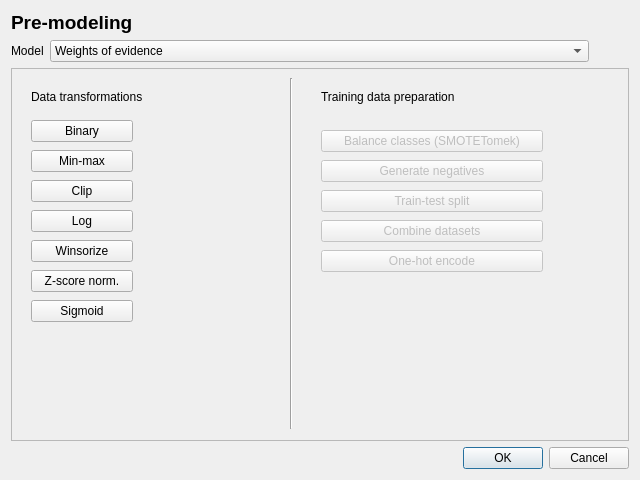
<?xml version="1.0" encoding="UTF-8"?>
<ui version="4.0">
 <class>Dialog</class>
 <widget class="QDialog" name="Dialog">
  <property name="geometry">
   <rect>
    <x>0</x>
    <y>0</y>
    <width>640</width>
    <height>480</height>
   </rect>
  </property>
  <property name="windowTitle">
   <string>Dialog</string>
  </property>
  <layout class="QGridLayout" name="gridLayout">
   <item row="0" column="0">
    <widget class="QLabel" name="label">
     <property name="sizePolicy">
      <sizepolicy hsizetype="Preferred" vsizetype="Maximum">
       <horstretch>0</horstretch>
       <verstretch>0</verstretch>
      </sizepolicy>
     </property>
     <property name="font">
      <font>
       <pointsize>14</pointsize>
       <weight>75</weight>
       <bold>true</bold>
      </font>
     </property>
     <property name="text">
      <string>Pre-modeling</string>
     </property>
    </widget>
   </item>
   <item row="1" column="0">
    <layout class="QHBoxLayout" name="horizontalLayout">
     <item>
      <widget class="QLabel" name="label_3">
       <property name="sizePolicy">
        <sizepolicy hsizetype="Maximum" vsizetype="Maximum">
         <horstretch>0</horstretch>
         <verstretch>0</verstretch>
        </sizepolicy>
       </property>
       <property name="text">
        <string>Model</string>
       </property>
      </widget>
     </item>
     <item>
      <widget class="QComboBox" name="comboBox">
       <property name="sizePolicy">
        <sizepolicy hsizetype="Minimum" vsizetype="Fixed">
         <horstretch>0</horstretch>
         <verstretch>0</verstretch>
        </sizepolicy>
       </property>
       <item>
        <property name="text">
         <string>Weights of evidence</string>
        </property>
       </item>
       <item>
        <property name="text">
         <string>Fuzzy</string>
        </property>
       </item>
      </widget>
     </item>
     <item>
      <spacer name="horizontalSpacer">
       <property name="orientation">
        <enum>Qt::Horizontal</enum>
       </property>
       <property name="sizeType">
        <enum>QSizePolicy::Preferred</enum>
       </property>
       <property name="sizeHint" stdset="0">
        <size>
         <width>40</width>
         <height>20</height>
        </size>
       </property>
      </spacer>
     </item>
    </layout>
   </item>
   <item row="2" column="0">
    <widget class="QFrame" name="frame">
     <property name="sizePolicy">
      <sizepolicy hsizetype="Preferred" vsizetype="Expanding">
       <horstretch>0</horstretch>
       <verstretch>0</verstretch>
      </sizepolicy>
     </property>
     <property name="frameShape">
      <enum>QFrame::StyledPanel</enum>
     </property>
     <property name="frameShadow">
      <enum>QFrame::Raised</enum>
     </property>
     <widget class="QLabel" name="label_4">
      <property name="geometry">
       <rect>
        <x>310</x>
        <y>20</y>
        <width>181</width>
        <height>17</height>
       </rect>
      </property>
      <property name="text">
       <string>Training data preparation</string>
      </property>
     </widget>
     <widget class="QWidget" name="">
      <property name="geometry">
       <rect>
        <x>20</x>
        <y>50</y>
        <width>102</width>
        <height>213</height>
       </rect>
      </property>
      <layout class="QVBoxLayout" name="verticalLayout">
       <item>
        <widget class="QPushButton" name="pushButton">
         <property name="text">
          <string>Binary</string>
         </property>
        </widget>
       </item>
       <item>
        <widget class="QPushButton" name="pushButton_2">
         <property name="text">
          <string>Min-max</string>
         </property>
        </widget>
       </item>
       <item>
        <widget class="QPushButton" name="pushButton_7">
         <property name="text">
          <string>Clip</string>
         </property>
        </widget>
       </item>
       <item>
        <widget class="QPushButton" name="pushButton_3">
         <property name="text">
          <string>Log</string>
         </property>
        </widget>
       </item>
       <item>
        <widget class="QPushButton" name="pushButton_6">
         <property name="text">
          <string>Winsorize</string>
         </property>
        </widget>
       </item>
       <item>
        <widget class="QPushButton" name="pushButton_5">
         <property name="text">
          <string>Z-score norm.</string>
         </property>
        </widget>
       </item>
       <item>
        <widget class="QPushButton" name="pushButton_4">
         <property name="text">
          <string>Sigmoid</string>
         </property>
        </widget>
       </item>
      </layout>
     </widget>
     <widget class="QLabel" name="label_2">
      <property name="geometry">
       <rect>
        <x>20</x>
        <y>20</y>
        <width>151</width>
        <height>17</height>
       </rect>
      </property>
      <property name="text">
       <string>Data transformations</string>
      </property>
     </widget>
     <widget class="Line" name="line">
      <property name="geometry">
       <rect>
        <x>270</x>
        <y>10</y>
        <width>20</width>
        <height>351</height>
       </rect>
      </property>
      <property name="orientation">
       <enum>Qt::Vertical</enum>
      </property>
     </widget>
     <widget class="QWidget" name="">
      <property name="geometry">
       <rect>
        <x>310</x>
        <y>60</y>
        <width>222</width>
        <height>151</height>
       </rect>
      </property>
      <layout class="QVBoxLayout" name="verticalLayout_3">
       <item>
        <widget class="QPushButton" name="pushButton_12">
         <property name="enabled">
          <bool>false</bool>
         </property>
         <property name="text">
          <string>Balance classes (SMOTETomek)</string>
         </property>
        </widget>
       </item>
       <item>
        <widget class="QPushButton" name="pushButton_13">
         <property name="enabled">
          <bool>false</bool>
         </property>
         <property name="text">
          <string>Generate negatives</string>
         </property>
        </widget>
       </item>
       <item>
        <widget class="QPushButton" name="pushButton_14">
         <property name="enabled">
          <bool>false</bool>
         </property>
         <property name="text">
          <string>Train-test split</string>
         </property>
        </widget>
       </item>
       <item>
        <widget class="QPushButton" name="pushButton_15">
         <property name="enabled">
          <bool>false</bool>
         </property>
         <property name="text">
          <string>Combine datasets</string>
         </property>
        </widget>
       </item>
       <item>
        <widget class="QPushButton" name="pushButton_8">
         <property name="enabled">
          <bool>false</bool>
         </property>
         <property name="text">
          <string>One-hot encode</string>
         </property>
        </widget>
       </item>
      </layout>
     </widget>
    </widget>
   </item>
   <item row="3" column="0">
    <widget class="QDialogButtonBox" name="buttonBox">
     <property name="orientation">
      <enum>Qt::Horizontal</enum>
     </property>
     <property name="standardButtons">
      <set>QDialogButtonBox::Cancel|QDialogButtonBox::Ok</set>
     </property>
    </widget>
   </item>
  </layout>
  <zorder>frame</zorder>
  <zorder>buttonBox</zorder>
  <zorder>label</zorder>
  <zorder>layoutWidget</zorder>
  <zorder>pushButton</zorder>
  <zorder>pushButton_2</zorder>
  <zorder>pushButton_3</zorder>
  <zorder>pushButton_4</zorder>
  <zorder>pushButton_5</zorder>
  <zorder>pushButton_6</zorder>
  <zorder>pushButton_7</zorder>
  <zorder>pushButton_9</zorder>
  <zorder>pushButton_10</zorder>
  <zorder>pushButton_11</zorder>
  <zorder>comboBox</zorder>
  <zorder>label_3</zorder>
 </widget>
 <resources/>
 <connections>
  <connection>
   <sender>buttonBox</sender>
   <signal>accepted()</signal>
   <receiver>Dialog</receiver>
   <slot>accept()</slot>
   <hints>
    <hint type="sourcelabel">
     <x>248</x>
     <y>254</y>
    </hint>
    <hint type="destinationlabel">
     <x>157</x>
     <y>274</y>
    </hint>
   </hints>
  </connection>
  <connection>
   <sender>buttonBox</sender>
   <signal>rejected()</signal>
   <receiver>Dialog</receiver>
   <slot>reject()</slot>
   <hints>
    <hint type="sourcelabel">
     <x>316</x>
     <y>260</y>
    </hint>
    <hint type="destinationlabel">
     <x>286</x>
     <y>274</y>
    </hint>
   </hints>
  </connection>
 </connections>
</ui>
